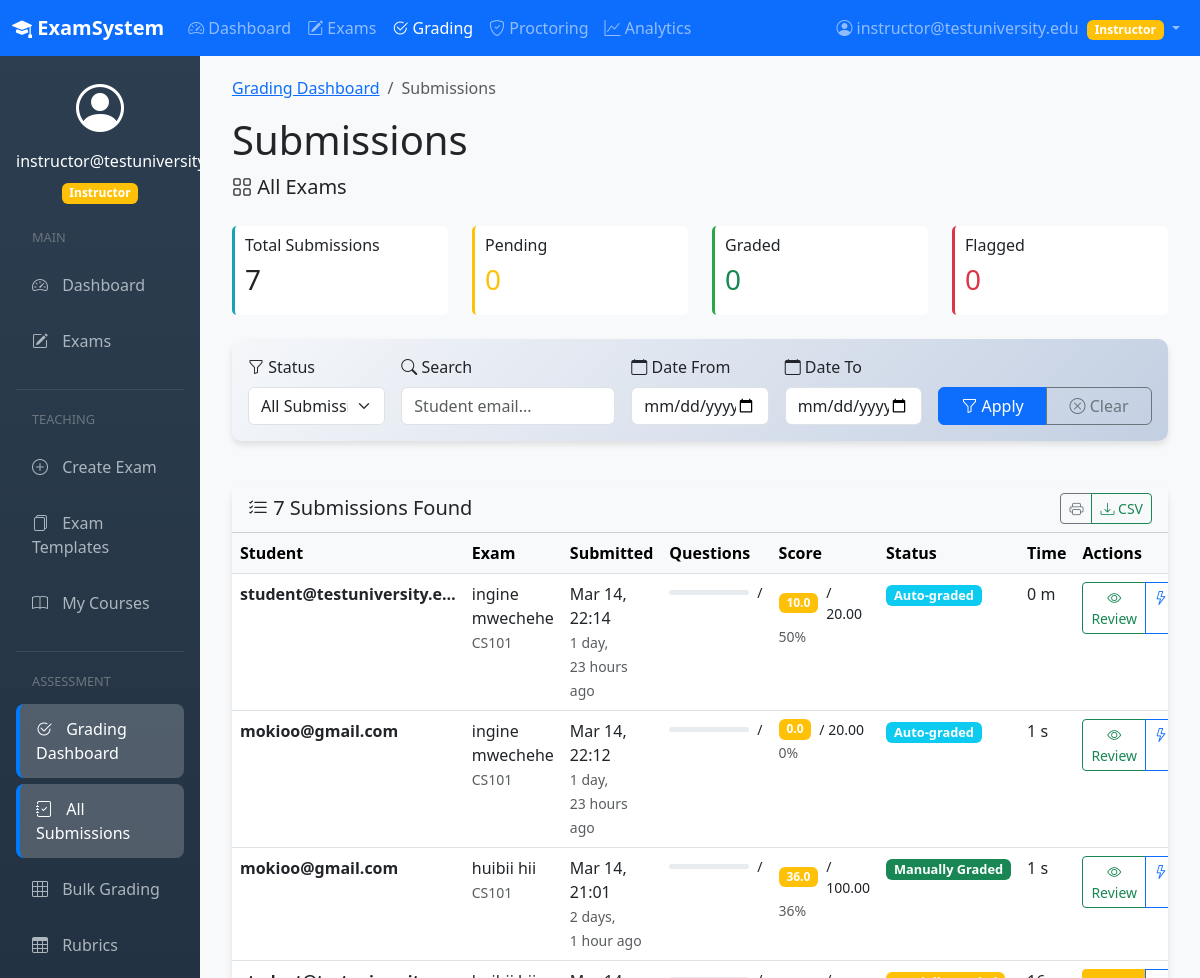
Page /grading/submissions/ (signed in, upper part) on the earlier database version.
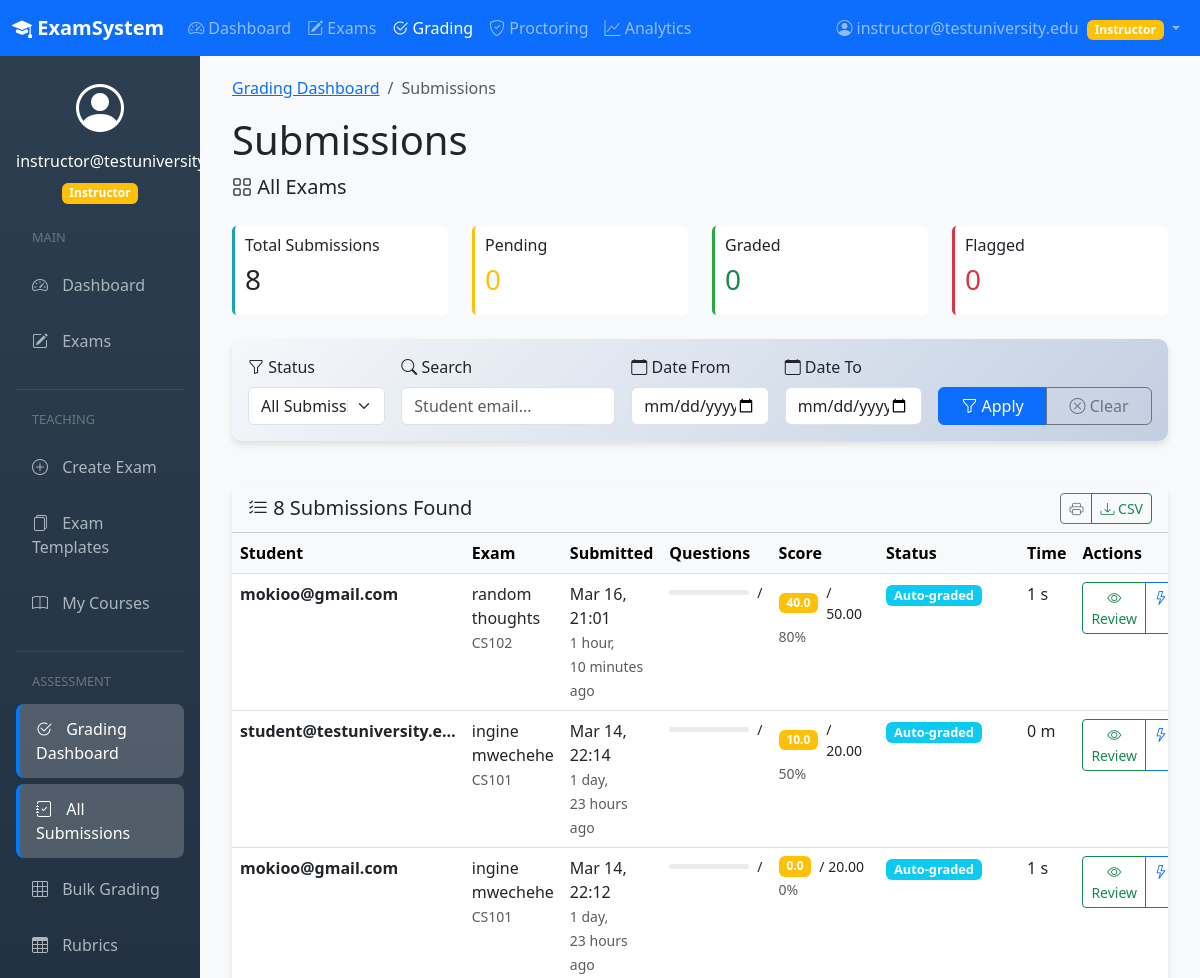
Same page on the later database version.
### apps/exams/models.py (models this page shows, shortened)
class Submission(models.Model):
    GRADING_STATUS = (
        ('PENDING', 'Pending'),
        ('AUTO_GRADED', 'Auto-graded'),
        ('MANUALLY_GRADED', 'Manually Graded'),
        ('PARTIALLY_GRADED', 'Partially Graded'),
    )
    submission_id = models.UUIDField(primary_key=True, default=uuid.uuid4, editable=False)
    exam = models.ForeignKey(Exam, on_delete=models.CASCADE, related_name='submissions')
    student = models.ForeignKey(CustomUser, on_delete=models.CASCADE, related_name='submissions')
    started_at = models.DateTimeField()
    submitted_at = models.DateTimeField(null=True, blank=True)
    total_score = models.DecimalField(max_digits=10, decimal_places=2, null=True, blank=True)
    is_graded = models.BooleanField(default=False)
    grading_status = models.CharField(max_length=20, choices=GRADING_STATUS, default='PENDING')
    created_at = models.DateTimeField(auto_now_add=True)
    class Meta:
        unique_together = ('exam', 'student')

class Exam(models.Model):
    exam_id = models.UUIDField(primary_key=True, default=uuid.uuid4, editable=False)
    title = models.CharField(max_length=255)
    description = models.TextField(blank=True)
    instructor = models.ForeignKey(CustomUser, on_delete=models.CASCADE, related_name='exams_created')
    course = models.ForeignKey(Course, on_delete=models.CASCADE, null=True, blank=True)
    time_limit_minutes = models.IntegerField(null=True, blank=True)
    total_points = models.DecimalField(max_digits=10, decimal_places=2, validators=[MinValueValidator(0)])
    passing_score = models.DecimalField(max_digits=10, decimal_places=2, null=True, blank=True)
    start_date = models.DateTimeField()
    end_date = models.DateTimeField()
    is_published = models.BooleanField(default=False)
    require_secure_browser = models.BooleanField(default=False)
    enable_plagiarism_check = models.BooleanField(default=False)
    created_at = models.DateTimeField(auto_now_add=True)
    updated_at = models.DateTimeField(auto_now=True)

class Course(models.Model):
    course_id = models.UUIDField(primary_key=True, default=uuid.uuid4, editable=False)
    title = models.CharField(max_length=255)
    code = models.CharField(max_length=50, unique=True)
    description = models.TextField(blank=True)
    instructor = models.ForeignKey(CustomUser, on_delete=models.CASCADE, related_name='courses_taught')
    institution = models.ForeignKey(Institution, on_delete=models.CASCADE, null=True)
    created_at = models.DateTimeField(auto_now_add=True)

### apps/users/models.py (models this page shows, shortened)
class CustomUser(AbstractUser):
    USER_ROLES = (
        ('ADMIN', 'Administrator'),
        ('INSTRUCTOR', 'Instructor'),
        ('STUDENT', 'Student'),
    )
    email = models.EmailField(_('email address'), unique=True)
    role = models.CharField(max_length=20, choices=USER_ROLES, default='STUDENT')
    institution = models.ForeignKey(Institution, on_delete=models.SET_NULL, null=True, blank=True)
    username = models.CharField(max_length=150, unique=True)
    USERNAME_FIELD = 'email'
    REQUIRED_FIELDS = ['username', 'role']
    objects = CustomUserManager()
    class Meta:
        verbose_name = _('user')
        verbose_name_plural = _('users')

### apps/grading/views.py (the view)
# urls.py: path('submissions/', views.submissions_list, name='submissions_list'),
@login_required
def submissions_list(request, exam_id=None):
    if request.user.role not in ['INSTRUCTOR', 'ADMIN']:
        messages.error(request, 'Only instructors can access submissions.')
        return redirect('core:dashboard')
    if exam_id:
        exam = get_object_or_404(Exam, exam_id=exam_id, instructor=request.user)
        submissions = exam.submissions.filter(submitted_at__isnull=False).order_by('-submitted_at')
        exam_filter = exam
    else:
        exams = Exam.objects.filter(instructor=request.user, is_published=True)
        submissions = Submission.objects.filter(
            exam__in=exams,
            submitted_at__isnull=False
        ).order_by('-submitted_at')
        exam_filter = None
    grading_filter = request.GET.get('filter', 'all')
    if grading_filter == 'pending':
        submissions = submissions.filter(is_graded=False)
    elif grading_filter == 'graded':
        submissions = submissions.filter(is_graded=True)
    context = {
        'submissions': submissions,
        'exam_filter': exam_filter,
        'grading_filter': grading_filter,
        'total_count': submissions.count(),
    }
    return render(request, 'grading/submissions_list.html', context)

### apps/core/context_processors.py (called while the page is built)
def notification_counts(request):
    if request.user.is_authenticated:
        if request.user.role in ['INSTRUCTOR', 'ADMIN']:
            flagged_count = ProctoringSession.objects.filter(
                submission__exam__instructor=request.user,
                status='FLAGGED'
            ).count()
            pending_count = Submission.objects.filter(
                exam__instructor=request.user,
                is_graded=False,
                submitted_at__isnull=False
            ).count()
            return {
                'flagged_sessions_count': flagged_count,
                'grading_pending_count': pending_count
            }
    return {}

### templates/grading/submissions_list.html (shortened to what the changed rows need)
{% extends 'base.html' %}
{% block content %}
<div class="container-fluid">
    <div class="row mb-4">
        <div class="col-12">
            <div class="d-flex justify-content-between align-items-center">
                <div>
                    <h1>Submissions</h1>
                </div>
            </div>
        </div>
    </div>
    <div class="row mb-4">
        <div class="col-md-3">
            <div class="stat-box total">
                <h6>Total Submissions</h6>
                <h3>{{ total_count }}</h3>
            </div>
        </div>
    </div>
    <div class="card">
        <div class="card-header d-flex justify-content-between align-items-center bg-light">
            <h5 class="mb-0">
                <i class="bi bi-list-check"></i>
                {{ total_count }} Submission{{ total_count|pluralize }} Found
            </h5>
            <div class="btn-group btn-group-sm">
                <button class="btn btn-outline-secondary" onclick="window.print()">
                </button>
                <a href="?export=csv{% if exam_filter %}&exam={{ exam_filter.exam_id }}{% endif %}"
                   class="btn btn-outline-success">
                </a>
            </div>
        </div>
        <div class="card-body p-0">
            {% if submissions %}
                <div class="table-responsive">
                    <table class="table table-hover mb-0">
                        <thead class="table-light">
                            <tr>
                                <th>Student</th>
                                <th>Exam</th>
                                <th>Submitted</th>
                                <th>Questions</th>
                                <th>Score</th>
                                <th>Status</th>
                                <th>Time</th>
                                <th>Actions</th>
                            </tr>
                        </thead>
                        <tbody>
                            {% for submission in submissions %}
                            <tr class="submission-row
                                {% if submission.has_active_flags %}flagged{% endif %}">
                                <td>
                                    <strong>{{ submission.student.email|truncatechars:25 }}</strong>
                                </td>
                                <td>
                                    {{ submission.exam.title|truncatechars:30 }}
                                    {% if not exam_filter %}
                                        <br><small class="text-muted">{{ submission.exam.course.code|default:"No course" }}</small>
                                    {% endif %}
                                </td>
                                <td>
                                    <span title="{{ submission.submitted_at|date:'Y-m-d H:i:s' }}">
                                        {{ submission.submitted_at|date:"M d, H:i" }}
                                    </span>
                                    <br>
                                    <small class="text-muted">{{ submission.submitted_at|timesince }} ago</small>
                                </td>
                                <td>
                                    <div class="d-flex align-items-center">
                                        <div class="progress score-progress me-2" style="height: 5px;">
                                        </div>
                                        <small>{{ submission.graded_answers }}/{{ submission.total_answers }}</small>
                                    </div>
                                </td>
                                <td>
                                    {% if submission.total_score is not None %}
                                        <div class="d-flex align-items-center">
                                            <span class="badge
                                                {% if submission.total_score >= submission.exam.total_points|floatformat:0|add:'0.8' %}bg-success
                                                {% elif submission.total_score >= submission.exam.total_points|floatformat:0|add:'0.6' %}bg-info
                                                {% else %}bg-warning{% endif %} me-2">
                                                {{ submission.total_score|floatformat:1 }}
                                            </span>
                                            <small>/ {{ submission.exam.total_points }}</small>
                                        </div>
                                        <small class="text-muted">
                                            {% widthratio submission.total_score submission.exam.total_points 100 %}%
                                        </small>
                                    {% else %}
                                        <span class="badge bg-secondary">Not graded</span>
                                    {% endif %}
                                </td>
                                <td>
                                    <span class="badge status-badge
                                        {% if submission.grading_status == 'MANUALLY_GRADED' %}bg-success
                                        {% elif submission.grading_status == 'AUTO_GRADED' %}bg-info
                                        {% elif submission.grading_status == 'PARTIALLY_GRADED' %}bg-warning
                                        {% else %}bg-secondary{% endif %}">
                                        {{ submission.get_grading_status_display }}
                                    </span>
                                </td>
                                <td>
                                    {% if submission.submitted_at and submission.started_at %}
                                        {% with duration=submission.submitted_at|timeuntil:submission.started_at %}
                                            {% if "minutes" in duration %}
                                                {{ duration|slice:":2" }}m
                                            {% elif "hours" in duration %}
                                                {{ duration|slice:":2" }}h
                                            {% else %}
                                                {{ duration|slice:":2" }}s
                                            {% endif %}
                                        {% endwith %}
                                    {% else %}
                                        -
                                    {% endif %}
                                </td>
                                <td>
                                    <div class="btn-group btn-group-sm" role="group">
                                        <a href="{% url 'grading:grade_submission' submission.submission_id %}"
                                           class="btn btn-{% if submission.is_graded %}outline-success{% else %}warning{% endif %}"
                                           title="{% if submission.is_graded %}Review{% else %}Grade{% endif %}">
                                            <i class="bi bi-{% if submission.is_graded %}eye{% else %}pencil{% endif %}"></i>
                                            {% if submission.is_graded %}Review{% else %}Grade{% endif %}
                                        </a>
                                        <a href="{% url 'grading:simple_grade_submission' submission.submission_id %}"
                                           class="btn btn-outline-primary"
                                           title="Quick Grade">
                                            <i class="bi bi-lightning"></i>
                                        </a>
                                    </div>
                                </td>
                            </tr>
                            {% endfor %}
                        </tbody>
                    </table>
                </div>
            {% endif %}
        </div>
    </div>
</div>
{% endblock %}

Differences in the rows shown:
no longer on this page (row unchanged): Submission: student.email "mokioo@gmail.com", exam "huibii hii", exam.course.code "CS101", submitted_at "Mar 14, 21:01", submitted_at "2 days, 1 hour", total_score "36.0", exam.total_points "100.00", total_score+exam "36", grading_status "Manually Graded", is_graded "1", shows "Review"
added Submission: student.email "mokioo@gmail.com", exam "random thoughts", exam.course.code "CS102", submitted_at "Mar 16, 21:01", submitted_at "1 hour, 10 minutes", total_score "40.0", exam.total_points "50.00", total_score+exam "80", grading_status "Auto-graded", is_graded "1", shows "Review"
Other differences:
{{ total_count }}: "7" → "8"
